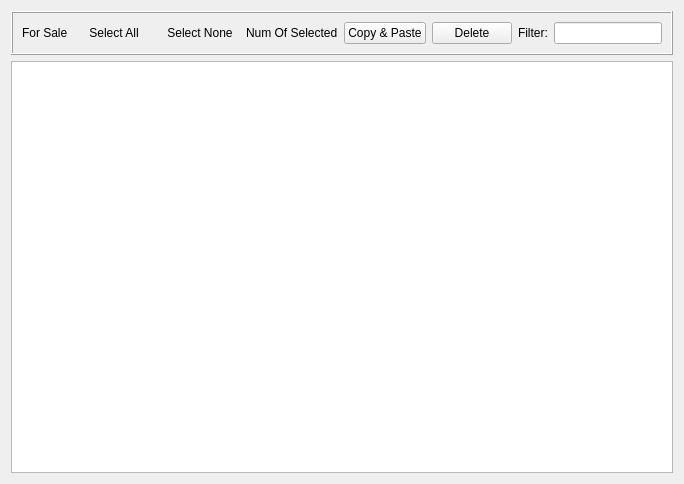
<?xml version="1.0" encoding="UTF-8"?>
<ui version="4.0">
 <class>LegSetTableView</class>
 <widget class="QWidget" name="LegSetTableView">
  <property name="geometry">
   <rect>
    <x>0</x>
    <y>0</y>
    <width>682</width>
    <height>484</height>
   </rect>
  </property>
  <property name="windowTitle">
   <string>Form</string>
  </property>
  <layout class="QVBoxLayout" name="verticalLayout">
   <item>
    <widget class="QFrame" name="LegSetTableViewFrame">
     <property name="frameShape">
      <enum>QFrame::Box</enum>
     </property>
     <property name="frameShadow">
      <enum>QFrame::Raised</enum>
     </property>
     <layout class="QHBoxLayout" name="horizontalLayout">
      <item>
       <widget class="QLabel" name="legSetTableViewTitle">
        <property name="text">
         <string>For Sale</string>
        </property>
       </widget>
      </item>
      <item>
       <widget class="QPushButton" name="selectAllPushButton">
        <property name="text">
         <string>Select All</string>
        </property>
        <property name="flat">
         <bool>true</bool>
        </property>
       </widget>
      </item>
      <item>
       <widget class="QPushButton" name="selectNonePushButton">
        <property name="text">
         <string>Select None</string>
        </property>
        <property name="flat">
         <bool>true</bool>
        </property>
       </widget>
      </item>
      <item>
       <widget class="QLabel" name="numOfSelectedLabel">
        <property name="text">
         <string>Num Of Selected</string>
        </property>
       </widget>
      </item>
      <item>
       <widget class="QPushButton" name="copyAndPastePushButton">
        <property name="text">
         <string>Copy &amp;&amp; Paste</string>
        </property>
       </widget>
      </item>
      <item>
       <widget class="QPushButton" name="deletePushButton">
        <property name="text">
         <string>Delete</string>
        </property>
       </widget>
      </item>
      <item>
       <widget class="QLabel" name="filterLabel">
        <property name="text">
         <string>Filter:</string>
        </property>
       </widget>
      </item>
      <item>
       <widget class="QLineEdit" name="filterLineEdit">
        <property name="sizePolicy">
         <sizepolicy hsizetype="Minimum" vsizetype="Fixed">
          <horstretch>0</horstretch>
          <verstretch>0</verstretch>
         </sizepolicy>
        </property>
       </widget>
      </item>
      <item>
       <spacer name="horizontalSpacer_2">
        <property name="orientation">
         <enum>Qt::Horizontal</enum>
        </property>
        <property name="sizeHint" stdset="0">
         <size>
          <width>40</width>
          <height>20</height>
         </size>
        </property>
       </spacer>
      </item>
     </layout>
    </widget>
   </item>
   <item>
    <widget class="QTableView" name="legoSetTableView">
     <property name="alternatingRowColors">
      <bool>true</bool>
     </property>
     <property name="sortingEnabled">
      <bool>true</bool>
     </property>
    </widget>
   </item>
  </layout>
 </widget>
 <resources/>
 <connections/>
</ui>
